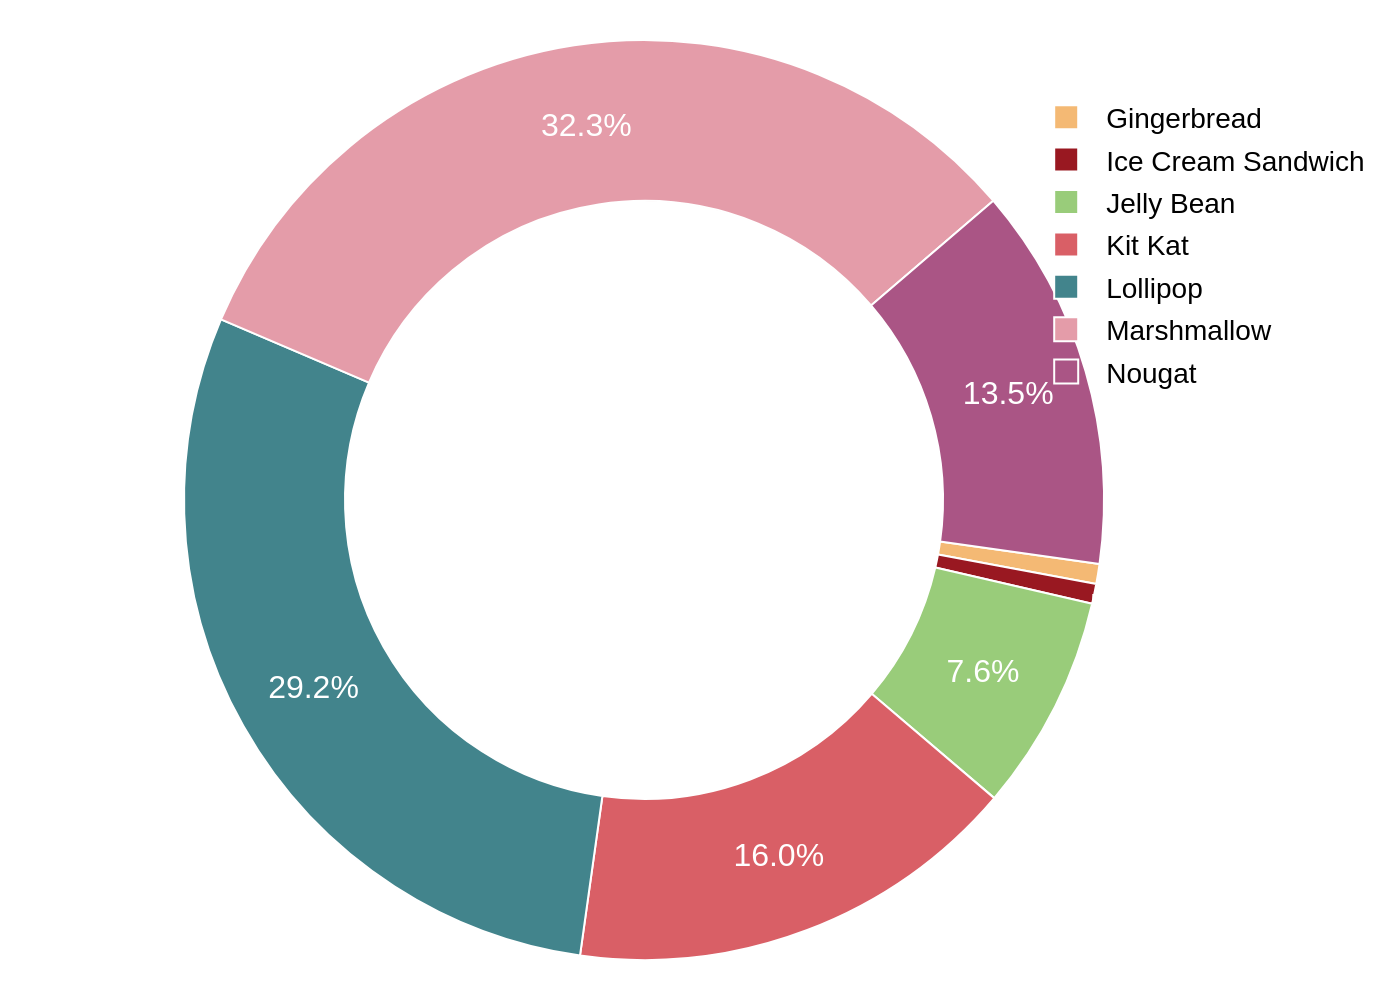

This figure's Python source:
import sys
import json
import plotly.graph_objects as go
import pathlib

# Ensure a JSON file path is provided as a command-line argument
if len(sys.argv) != 2:
    print("Usage: python <script_name>.py <path_to_json_file>")
    sys.exit(1)

# Get the JSON file path from the command-line argument
json_path = pathlib.Path(sys.argv[1])

# Read the chart data from the specified JSON file
try:
    with open(json_path, 'r', encoding='utf-8') as f:
        chart_info = json.load(f)
except FileNotFoundError:
    print(f"Error: JSON file not found at {json_path}")
    sys.exit(1)
except json.JSONDecodeError:
    print(f"Error: Could not decode JSON from {json_path}")
    sys.exit(1)

# Extract data and settings from the JSON object
chart_data = chart_info.get('chart_data', [])
colors = chart_info.get('colors', [])
texts = chart_info.get('texts', {})

# Prepare data for Plotly
labels = [item['category'] for item in chart_data]
values = [item['value'] for item in chart_data]

# Create the donut chart figure
fig = go.Figure()

fig.add_trace(go.Pie(
    labels=labels,
    values=values,
    hole=0.65,
    marker=dict(
        colors=colors,
        line=dict(color='white', width=1)
    ),
    hoverinfo='label+percent',
    textinfo='value',
    texttemplate='%{value:.1f}%',
    textfont=dict(
        family="Arial",
        size=16,
        color='white'
    ),
    sort=False,
    direction='clockwise',
    rotation=98  # Adjust rotation to match the small slices at the top
))

# Configure the layout
fig.update_layout(
    showlegend=True,
    legend=dict(
        x=0.85,
        y=0.95,
        xanchor='left',
        yanchor='top',
        traceorder='normal',
        font=dict(
            family="Arial",
            size=14,
            color="black"
        ),
        bgcolor='rgba(0,0,0,0)' # Transparent legend background
    ),
    font=dict(
        family="Arial"
    ),
    paper_bgcolor='white',
    plot_bgcolor='white',
    margin=dict(l=20, r=20, t=20, b=20),
    autosize=False,
    width=800,
    height=600
)

# Generate the output filename from the input JSON path stem
output_filename = f"{json_path.stem}.png"

# Save the figure as a high-resolution PNG image and print a confirmation
fig.write_image(output_filename, scale=2)
print(f"Chart saved as {output_filename}")
